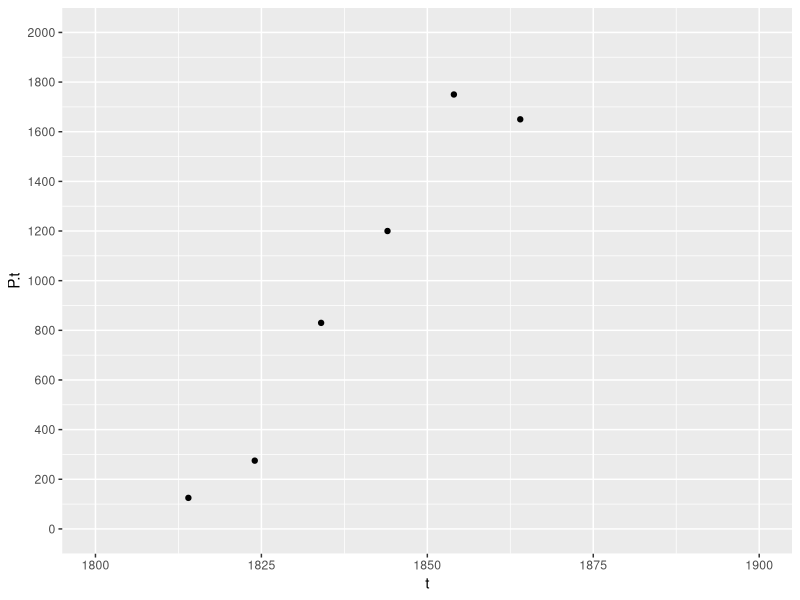

Generate this figure with R:
## ---- chunk 1
library(tidyverse)
## ---- chunk 2
t <- c(1814, 1824, 1834, 1844, 1854, 1864)
P.t <- c(125, 275, 830, 1200, 1750, 1650)
df <- as.data.frame(cbind(t, P.t))
## ---- chunk 3
library(tidyverse)
number_ticks <- function(n) {function(limits) pretty(limits, n)} # http://stackoverflow.com/a/17257422/4153261
ggplot(df, aes(x = t, y = P.t)) +
  geom_point() +
  scale_y_continuous(breaks = number_ticks(15), limits = c(0, 2000)) + 
  xlim(1800, 1900) 
## ---- chunk 4

